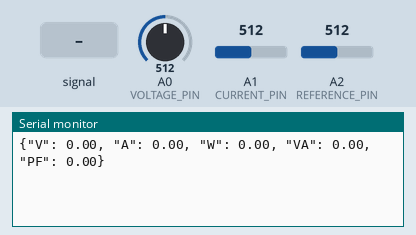
A sketch run on a simulated Arduino Uno, built with avr-gcc and run on an emulated ATmega328P. Shown: the last lines printed to the serial monitor. Inputs (shaded band) come from the test bench; at power-on: A0 (VOLTAGE_PIN) = 512, A1 (CURRENT_PIN) = 512, A2 (REFERENCE_PIN) = 512.

Above: at 1.2 s.
1.3 s: A0 (VOLTAGE_PIN) fed a 200 Hz sine of ±81 counts around its level
At 2.6 s:
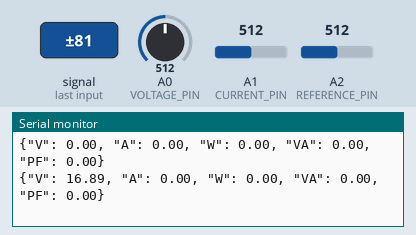
2.8 s: A0 (VOLTAGE_PIN) set to 716
At 3.5 s:
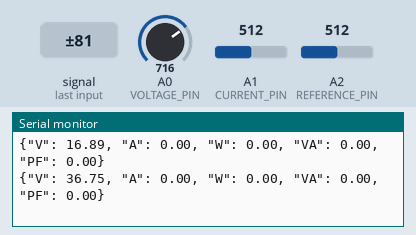
4.3 s: A1 (CURRENT_PIN) set to 716
At 5.6 s:
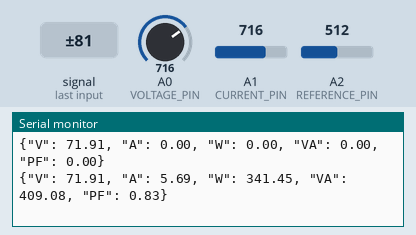
5.8 s: A2 (REFERENCE_PIN) set to 716
At 6.8 s:
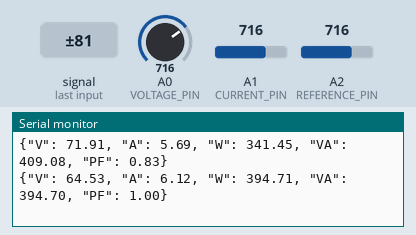
7.3 s: A0 (VOLTAGE_PIN) set to 900
At 8.3 s:
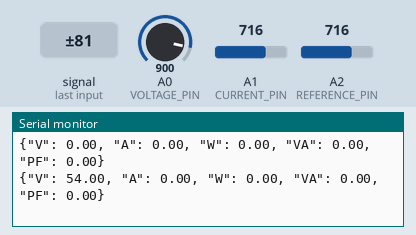
8.8 s: A1 (CURRENT_PIN) set to 900
At 9.8 s:
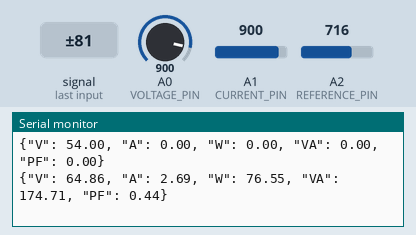
Timing chart, 0 to 11.3 s (numbered marks = the images above; inputs shaded):
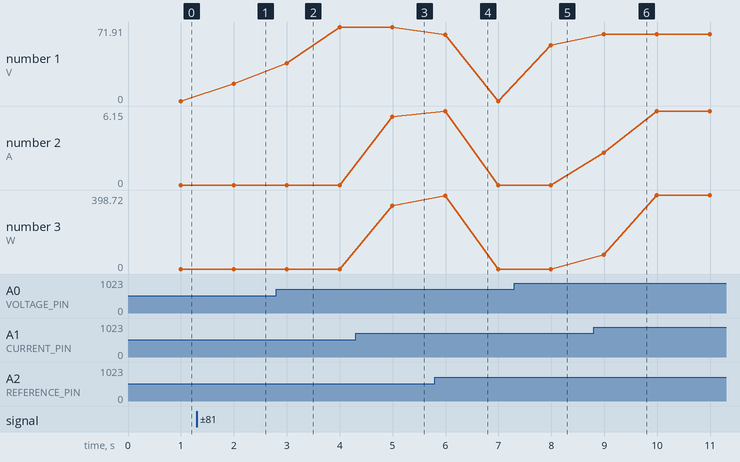

The sketch:

soremon_wattmeter.ino
```cpp
#include <TimerOne.h>

#define VOLTAGE_PIN        0
#define CURRENT_PIN        1
#define REFERENCE_PIN      2

#define BAUDRATE           115200
#define SAMPLE_PER_SEC     1500          // 50[Hz] と 60[Hz] の公倍数
#define SAMPLE_PERIOD_USEC (1000000 / SAMPLE_PER_SEC)

#define LSB_PER_VOLT       2.837         // 実測による値
#define LSB_PER_AMPERE     29.93         // 同上

#define NOISE_WATT_THRESHOLD 1           // これ未満のW数ならノイズとして捨てる

// 1秒ごとの積算値; 1秒ごとにリセット
int    secCount;                         // カウンタ
double voltSqSec, currentSqSec;          // V^2, A^2 の1秒積算値
double voltCurrentSec;                   // V * A の1秒積算値

void setup()
{
  Serial.begin(BAUDRATE);

  Timer1.initialize(SAMPLE_PERIOD_USEC);
  Timer1.attachInterrupt(sample);
  analogReference(INTERNAL);             // 基準電圧は内部生成の1.1[V]

  resetSecValues();
}

void loop() {}

// 1秒積算値をリセット
void resetSecValues()
{
  secCount = 0;
  voltSqSec = currentSqSec = voltCurrentSec = 0.0;
}

// タイマ割り込み; (1 / SAMPLE_PER_SEC) [sec] ごとに実行
void sample()
{
  int reference = analogRead(REFERENCE_PIN);
  int v = analogRead(VOLTAGE_PIN) - reference;
  int c = analogRead(CURRENT_PIN) - reference;
  secCount++;

  double volt = ((double) v) / LSB_PER_VOLT;
  double current = ((double) c) / LSB_PER_AMPERE;

  voltSqSec      += volt * volt;
  currentSqSec   += current * current;
  voltCurrentSec += volt * current;

  if (secCount == SAMPLE_PER_SEC) {
    double vrms = sqrt(voltSqSec / SAMPLE_PER_SEC);
    double irms = sqrt(currentSqSec / SAMPLE_PER_SEC);
    double watt = voltCurrentSec / SAMPLE_PER_SEC;
    double va   = vrms * irms;
    double powerFactor = watt / va;

    if (watt < 0) { // ノイズ or 配線間違い (電圧と電流が逆位相) のとき
      watt = -watt;
      powerFactor = -powerFactor;
    }

    if (watt < NOISE_WATT_THRESHOLD) { // ノイズ
      irms = watt = va = 0;
      powerFactor = 0;
    }

    resetSecValues();

    Serial.print("{");
    Serial.print("\"V\": ");
    Serial.print(vrms);
    Serial.print(", \"A\": ");
    Serial.print(irms);
    Serial.print(", \"W\": ");
    Serial.print(watt);
    Serial.print(", \"VA\": ");
    Serial.print(va);
    Serial.print(", \"PF\": ");
    Serial.print(powerFactor);
    Serial.println("}");
  }
}
```

Measured:
- after the input at 1.3 s, the serial monitor: prints a new line after 0.70 s (image 1)
- after the input at 2.8 s, the serial monitor: prints a new line after 0.20 s (image 2)
- after the input at 4.3 s, the serial monitor: prints a new line after 0.70 s (image 3)
- after the input at 5.8 s, the serial monitor: prints a new line after 0.19 s (image 4)
- after the input at 7.3 s, the serial monitor: prints a new line after 0.69 s (image 5)
- after the input at 8.8 s, the serial monitor: prints a new line after 0.19 s (image 6)
- plotted number 1: 0 → 16.89 after the input at 1.3 s, 16.89 → 71.91 after the input at 2.8 s, 0 → 54 after the input at 7.3 s
- plotted number 2: 0 → 5.69 after the input at 4.3 s, 0 → 6.15 after the input at 8.8 s
